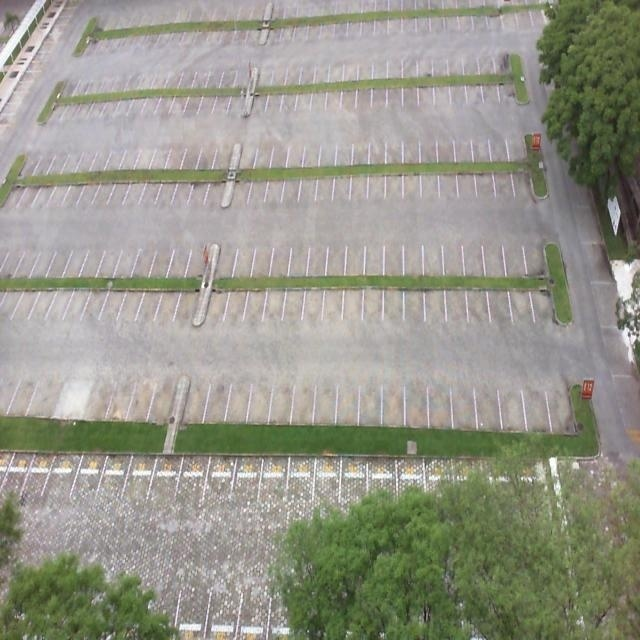
#> input picture background/base_1.jpg, 640 x 640 px, found by its file name
$ python main.py
#> lines starting #> are read from the running program, lines starting #| are printed output that depends on the picture; after the words box and inside, x2 and y2 are one past the last pixel; in counts of white or black regions, pixels touching at a corner belong together
#> the answer given: 1
#> the answer given: 1
### code/segment.py
import cv2
import os
import numpy as np
from PIL import Image
import skimage


def smoothFilter(img):
    kernel = np.ones((5, 5), np.float32) / 25
    return cv2.filter2D(img, -1, kernel)


def gaussFilter(img):
    return cv2.GaussianBlur(img, (5, 5), 0)


def OtsuMethod(img, thr):
    ret, th = cv2.threshold(img, thr, 255, cv2.THRESH_BINARY + cv2.THRESH_OTSU)
    return ret, th


# [33 lines left out: functions calcArea, loadImages, not called in this run]


def segmentImage(src1, src2):
    # Guardamos las imagenes
#> called with src1 = 'background/base_1.jpg', src2 = 'images/1/image01.jpg'
    img1 = cv2.imread(src1)
#> img1 is the input picture: shape (640, 640, 3); mean B, G, R 137.4, 150, 149.8
    img1 = gaussFilter(img1)

    img2 = cv2.imread(src2)
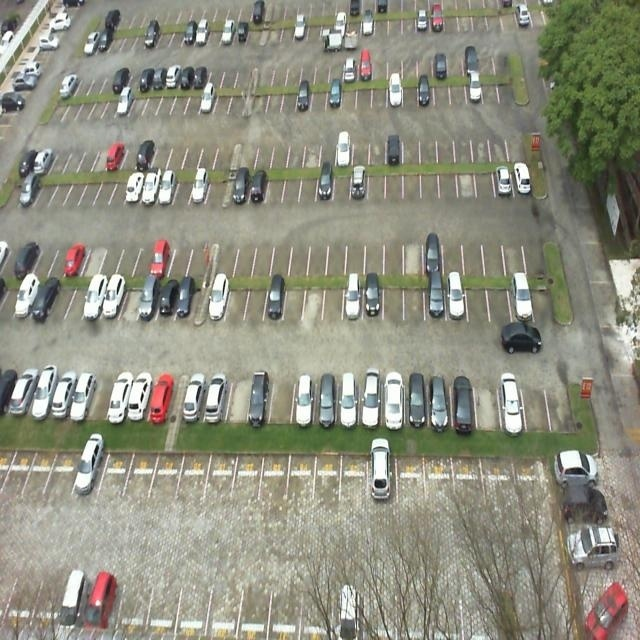
#> input picture images/1/image01.jpg, 640 x 640 px, found by its file name
#> img2 is the input picture: shape (640, 640, 3); mean B, G, R 128.4, 143.8, 143.5
    img2 = gaussFilter(img2)

    res = cv2.absdiff(img2, img1)
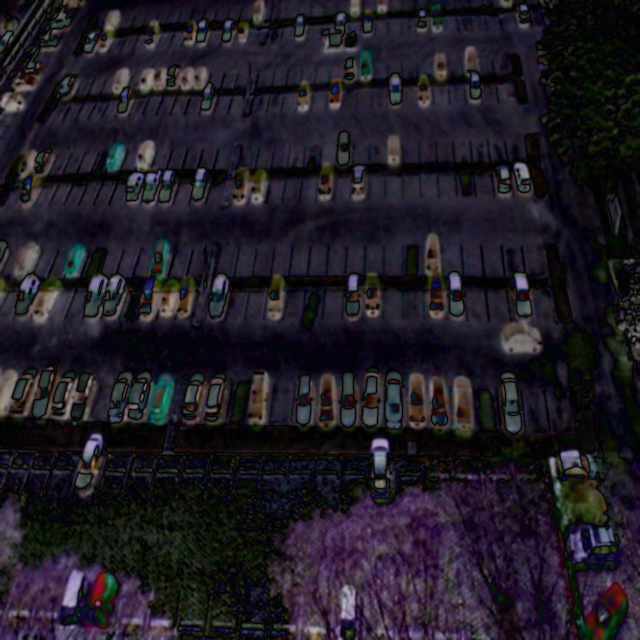
#> res: shape (640, 640, 3); mean B, G, R 37.3, 28.1, 32.3
    res = cv2.cvtColor(res, cv2.COLOR_BGR2GRAY)
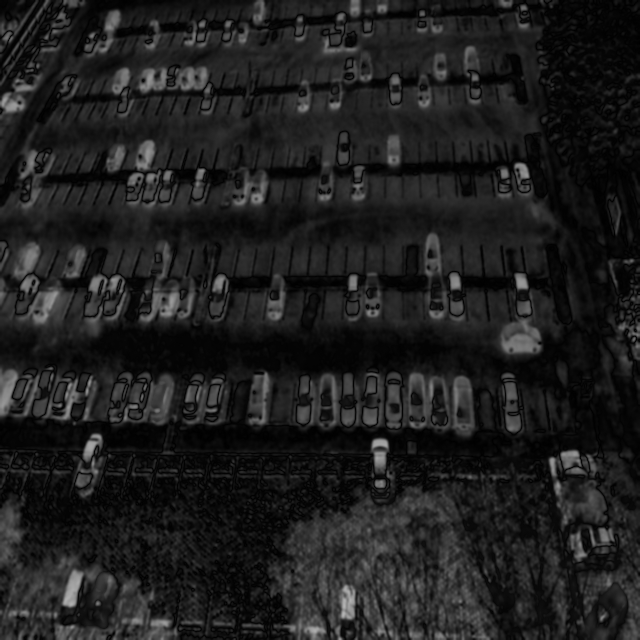
#> res: shape (640, 640); min 0, max 179, mean 30.4
    _, res = cv2.threshold(res, 50, 255, cv2.THRESH_BINARY)
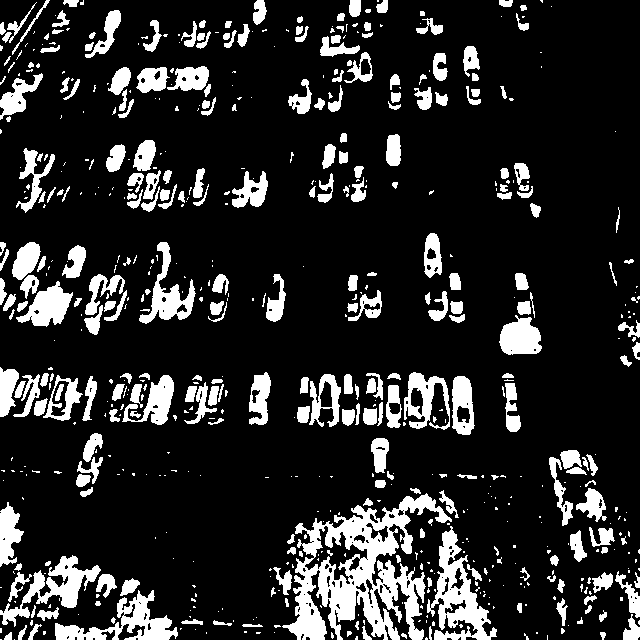
#> res: shape (640, 640); 16% white; 639 white regions (366 under 20 px), largest, box (x1, y1, x2, y2) and area: (282, 493, 452, 640) 10148, (427, 526, 497, 640) 3014, (55, 590, 178, 640) 2224
    #cv2.imshow('Imagen segmentada', res)

    # Aplicamos erosion
    kernel = np.ones((3, 3), np.uint8)
    img_ero = cv2.erode(res, kernel, iterations=1)
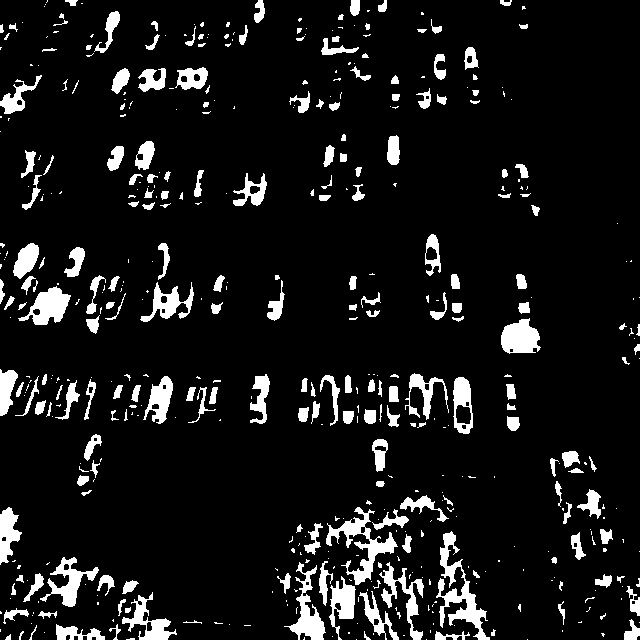
#> img_ero: shape (640, 640); 9.1% white; 490 white regions (280 under 20 px), largest, box (x1, y1, x2, y2) and area: (436, 531, 490, 640) 1710, (326, 507, 398, 585) 1523, (284, 562, 326, 640) 1088
    #cv2.imshow('Imagen erosionada', erosionado)

    # Aplicamos dilate
    kernel = np.ones((10, 10), np.uint8)
    img_dil = cv2.dilate(img_ero, kernel, iterations=1)
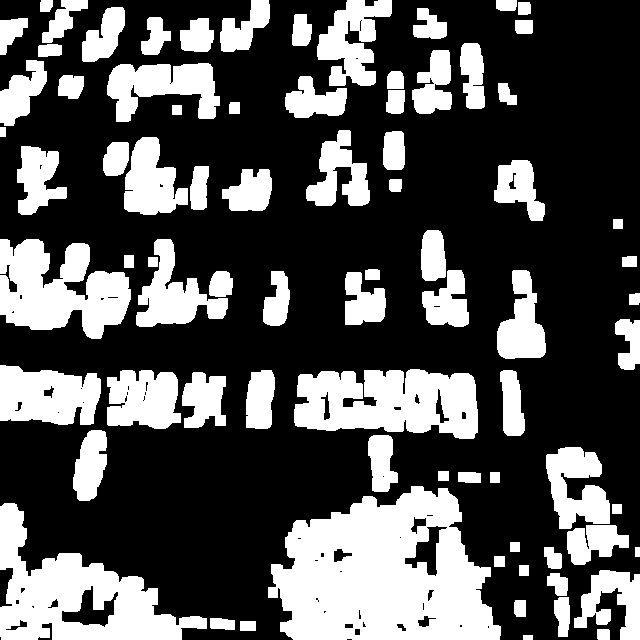
#> img_dil: shape (640, 640); 32.5% white; 79 white regions, largest, box (x1, y1, x2, y2) and area: (268, 486, 501, 640) 24963, (0, 503, 207, 640) 12084, (294, 369, 478, 439) 9808
    #cv2.imshow('Imagen segmentada', img_dil)

    cv2.waitKey(0)

    return img_dil


# [145 lines left out: functions segmentImagePerspective, calculateLots, makeMean, not called in this run]

### code/main.py
import segment
import set_regions
import paint_regions
import os
import numpy as np
import pickle
import automatic_detection
import cv2

chooseType = 'n'
len_auto = 6

if __name__ == "__main__":
    # Imagenes del parquing, img1 parking vacio, img2 parking con vehiculos

    print('Parquings disponibles:')
    print('0) Parquing 0')
    print('1) Parquing 1')
    print('2) Parquing 2')
    print('3) Parquing 3')
    print()

    option = int(input("Seleccione un parquing: "))
    if (option == 0):
        img1 = 'background/base_0.jpg'
        img2 = 'images/0/image1.jpg'
        dirPath = 'images/0'
        groundtruth_path = 'groundtruth/p0.txt'
        print('Parquing 0 seleccionado')
    elif (option == 1):
        img1 = 'background/base_1.jpg'
        img2 = 'images/1/image01.jpg'
        dirPath = 'images/1'
        groundtruth_path = 'groundtruth/p1.txt'
        print('Parquing 1 seleccionado')
    elif (option == 2):
        img1 = 'background/base_2.jpg'
        img2 = 'images/2/image01.jpg'
        dirPath = 'images/2'
        groundtruth_path = 'groundtruth/p2.txt'
        print('Parquing 2 seleccionado')
    elif (option == 3):
        img1 = 'background/base_3.jpg'
        img2 = 'images/3/image01.jpg'
        dirPath = 'images/3'
        groundtruth_path = 'groundtruth/p3.txt'
        print('Parquing 3 seleccionado')
    else:
        print('Error: Opcion no disponible')

    # Depende del parking a utilizar se cambia el nombre de H si usamos una homografia
    if (option == 1):
        chooseType = input('Desea utilizar una homografia? (S/cualquier tecla)')
        if (chooseType == 'S'):
            dirPath = 'images/homography'
            file = "homography/H" + str(option) + ".npy"
            if (os.path.isfile(file)):
                homography = input(
                    'Desea cargar una homografia existente? (S/cualquier tecla)')
                if (homography == 'S'):
                    H = np.load(file)
                    img_res, img2 = segment.segmentImagePerspective(
                        img1, img2, H=H, file=file)
                else:
                    img_res, img2 = segment.segmentImagePerspective(
                        img1, img2, H=np.array(None), file=file)
            else:
                img_res, img2 = segment.segmentImagePerspective(
                    img1, img2, H=np.array(None), file=file)
            img1 = "background/base_1_H.jpg"
        else:
            img_res = segment.segmentImage(img1, img2)

    # Los puntos de cada plaza de los parquings
    if (chooseType == 'S'):
        path = "regions/homography/region" + str(option) + ".p"
        groundtruth_path = 'groundtruth/p1H.txt'
    else:
        path = "regions/region" + str(option) + ".p"

    # Marcar las plazas existentes
#> (the run stopped early here; a loop or call above may not have finished)
